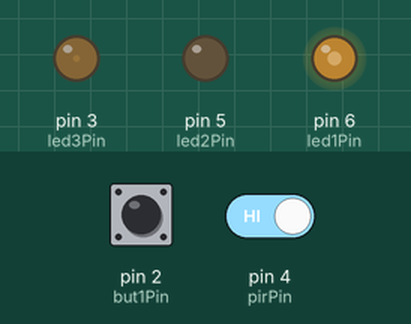
Recording of a program running on a simulated Arduino Nano, built with avr-gcc and run on an emulated ATmega328P. Shown: output pins drawn as LEDs (lit = HIGH). Inputs (shaded band) come from the test bench; at power-on: pin 2 (but1Pin) LOW, pin 4 (pirPin) HIGH.

Above: at 1.2 s.
1.3 s: pin 2 (but1Pin) pulled HIGH for 0.15 s
At 2.0 s:
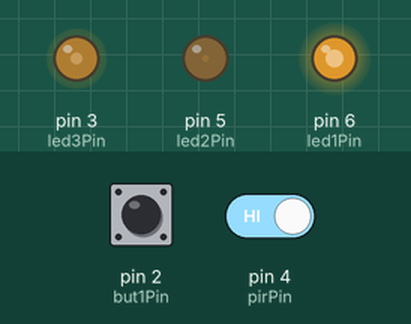
4.3 s: pin 2 (but1Pin) pulled HIGH for 1 s
At 5.47 s:
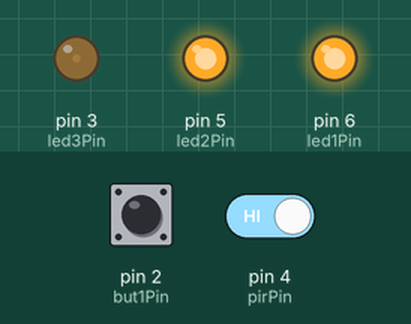
7.3 s: pin 2 (but1Pin) pulled HIGH for 0.15 s
At 7.63 s:
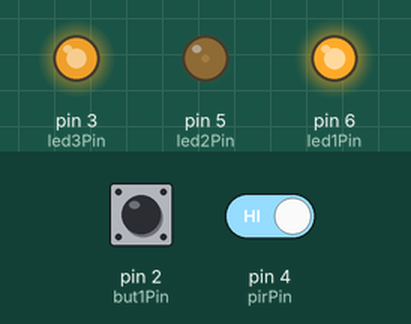
10.3 s: pin 2 (but1Pin) pulled HIGH for 0.15 s
At 10.7 s:
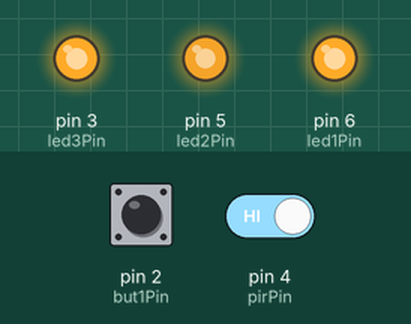
13.4 s: pin 2 (but1Pin) pulled HIGH for 3.2 s
18.1 s: pin 2 (but1Pin) pulled HIGH for 0.15 s
Timing chart, 0 to 20.7 s (numbered marks = the images above; inputs shaded):
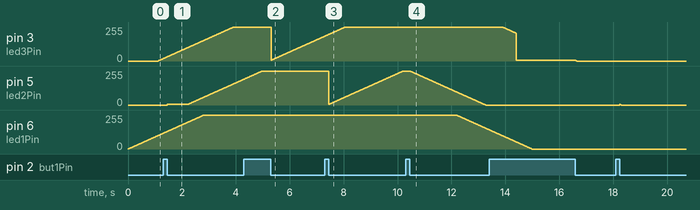

The program:

main.cpp
```cpp
//ver 2.0.1  03.10.2019
#include <Arduino.h>

//порты
    #define led1Pin 6// 40см
    #define led2Pin 5// 100см
    #define led3Pin 3// 60см
    #define pirPin  4//  датчик движения
    #define but1Pin 2// кнопка под микроволновкой

//константы
    const uint8_t svetSpeed = 10; // чем больше число - тем мдленнее розжиг
    const uint32_t pirDelay = 120000; // 2 мин (затухание света при отсутствии движения 2 мин(в авторежиме))
    const uint32_t noDetectDelayShort = 3600000; // 1час задержка в ручном режиме по короткому нажатию
    const uint32_t noDetectDelayLong = 14400000; // 4часа задержка в ручном при долгом нажатии

//переменные
    uint32_t noDetectDelay = 3600000; // 60 мин (автовыключение ручного режима при отсутствии любого движениия в течении 60мин(в ручном режиме))
    bool svet = false;          // хранение состояния света
    uint32_t svetMill = 0;
    uint8_t brig1 = 0;          //
    uint8_t brig2 = 0;          // Яркость в данный момент
    uint8_t brig3 = 0;          //
    bool pir = false;
    bool but1 = false;
    uint32_t pirMill = 0;
    bool but1Flag = false;
    uint32_t but1FlagMill = 0;
    bool shortPress1 = false;
    bool longPress1 = false;
    bool manualMode = false;
    uint32_t noDetectMotionMill = 0;
    bool noDetectFlag = false;
    bool firstCycleM = false;
    bool pirFlag = false;
    uint16_t longPressDelay = 1000; // задержка долгого нажатия

void setup() {
    pinMode(led1Pin, OUTPUT);
    pinMode(led2Pin, OUTPUT);
    pinMode(led3Pin, OUTPUT);

    pinMode(pirPin,  INPUT);
    pinMode(but1Pin, INPUT);

}

void readPorts(){

    pir  = digitalRead(pirPin);
    but1 = digitalRead(but1Pin);

}

void button(){

    if(but1 == true && but1Flag == false){
        but1Flag = true;
        but1FlagMill = millis();
    }
    else if(but1 == false && but1Flag == true){
        but1Flag = false;
        if(millis()-but1FlagMill<longPressDelay) {shortPress1 = true;}
        else                           {longPress1 = true; }
        but1FlagMill = 0;
    }

    if(but1 == true && millis() - but1FlagMill > longPressDelay) brig3 = 5;

}

void task(){

    if(manualMode == true){ // активен ручной режим
        if(firstCycleM == false) {noDetectMotionMill = millis(); firstCycleM = true;}// при входе в авторежим

        if(shortPress1 == true){ // вкл/выкл свет в ручную
            shortPress1 = false;
            svet = !svet;
        }
        if(longPress1 == true){    //возврат в авторежим по долгому нажатию
            longPress1 = false;
            noDetectDelay = noDetectDelayShort;
            manualMode = false;
            brig3 = 5;
            noDetectFlag = false;
        }

        if(pir == false && noDetectFlag == false){  //если нет движения - вкл счетчик
            noDetectFlag = true;
            noDetectMotionMill = millis();
        }
        else if (pir == true && noDetectFlag == true){ // если есть движение - сбросить счетчик
            noDetectFlag = false;
            noDetectMotionMill = millis();
        }

        if(millis()-noDetectMotionMill>noDetectDelay){      // автоотключение ручного режима через 2 часа
            manualMode = false;
            noDetectFlag = false;
            noDetectDelay = noDetectDelayShort;
            noDetectMotionMill = millis();
        }

    }
    else{ //активен авто режим
        if(firstCycleM == true) firstCycleM = false; // сброс флага

        if(pir==true && pirFlag == false){                             // вкл свет при движении
            pirFlag = true;
            svet = true;
            pirMill = millis();

        }
        if(pir==false && pirFlag == true){
            pirFlag = false;
            pirMill = millis();
        }

        else if(svet==true && pir==false && millis()-pirMill>pirDelay){       // выкл свет если движения нет n время
            svet = false;

        }

        if(shortPress1 == true){     //вкл ручной режим по короткому нажатию
            shortPress1 = false;
            noDetectDelay = noDetectDelayShort;
            manualMode = true;
            brig2 = 5;
        }
        if(longPress1 == true){     //вкл ручной режим по длинному нажатию
            longPress1 = false;
            noDetectDelay = noDetectDelayLong;
            manualMode = true;
            brig1 = 5;
        }
    }
}

void svetAnalog(){

    if(svet==true && millis()-svetMill>svetSpeed){
        svetMill = millis();
        if(brig1 != 255)                ++brig1;
        if(brig2 != 255 && brig3 > 100) ++brig2;
        if(brig3 != 255 && brig1 > 100) ++brig3;
    }
    if(svet==false && millis()-svetMill>svetSpeed){
        svetMill = millis();
        if(brig1 != 0 && brig2 < 100) --brig1;
        if(brig2 != 0)                --brig2;
        if(brig3 != 0 && brig1 < 100) --brig3;
    }

}

void writePorts(){

    analogWrite(led1Pin, brig1);
    analogWrite(led2Pin, brig2);
    analogWrite(led3Pin, brig3);

}

void loop() {

    readPorts();
    button();
    task();
    svetAnalog();
    writePorts();

}
```

Measured:
- after the input at 10.3 s, pin 5 (led2Pin): moves from 255/255 to 0/255 over 2.8 s, starting after 0.16 s; pin 6 (led1Pin): moves from 255/255 to 144/255 over 1.2 s, starting after 1.9 s
